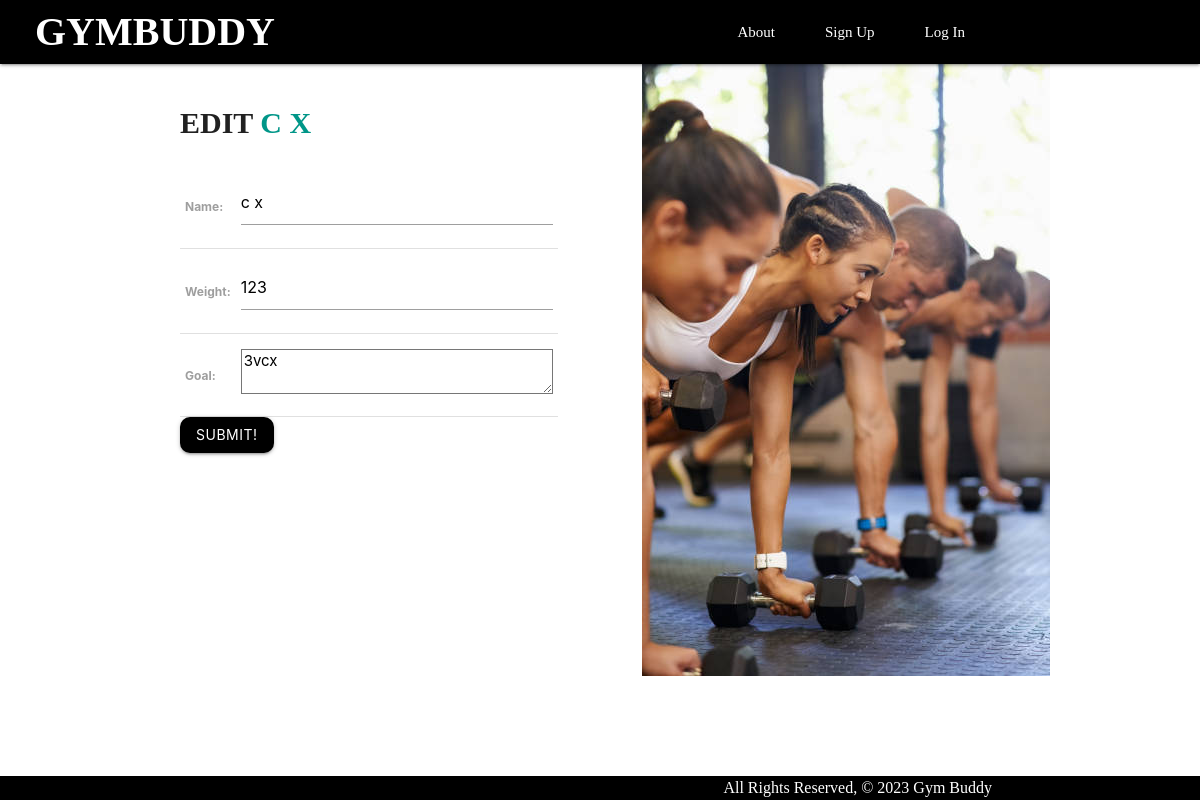
Page /plans/1/update/ on the earlier database version.
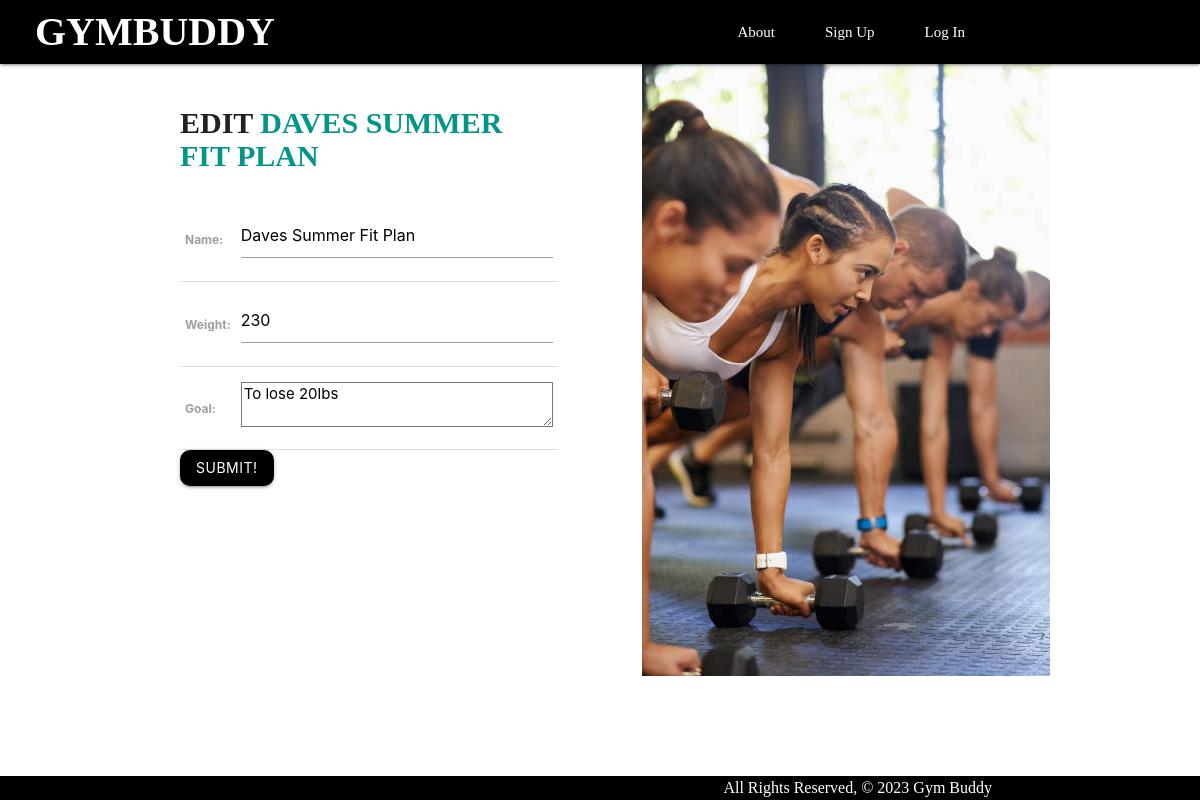
Same page on the later database version.
### main_app/models.py (models this page shows, shortened)
class Plan(models.Model):
    name = models.CharField(max_length=100)
    weight = models.IntegerField()
    goal = models.TextField(max_length=250)
    user = models.ForeignKey(User, on_delete=models.CASCADE)
    exercises = models.ManyToManyField(Exercise)
    meals = models.ManyToManyField(Meal)

### main_app/views.py (the view)
# urls.py: path('plans/<int:pk>/update/', views.PlanUpdate.as_view(), name='plans_update'),
class PlanUpdate(UpdateView):
  model = Plan
  fields = ['name', 'weight', 'goal']

### main_app/templates/main_app/plan_form.html (shortened to what this page needs)
{% extends 'base.html' %} {% block content %}
<div class="log-container">
  {% if object %}
  <h1>Edit <span class="teal-text">{{object.name}}</span></h1>
  {% else %}
  <h1>Add Health Plan</h1>
  {% endif %}
  <form action="" method="POST">
    <table>
      {{ form.as_table }}
    </table>
    <input type="submit" value="Submit!" class="btn" />
  </form>
</div>
<div class="loginout-img">
  <img src="../../static/img/healthplanadd.jpeg" alt="">
</div>
{% endblock %}

Differences in the rows shown:
changed Plan: name "C X" → "DAVES SUMMER FIT PLAN"; name "c x" → "Daves Summer Fit Plan"; weight "123" → "230"; goal "3vcx" → "To lose 20lbs"
